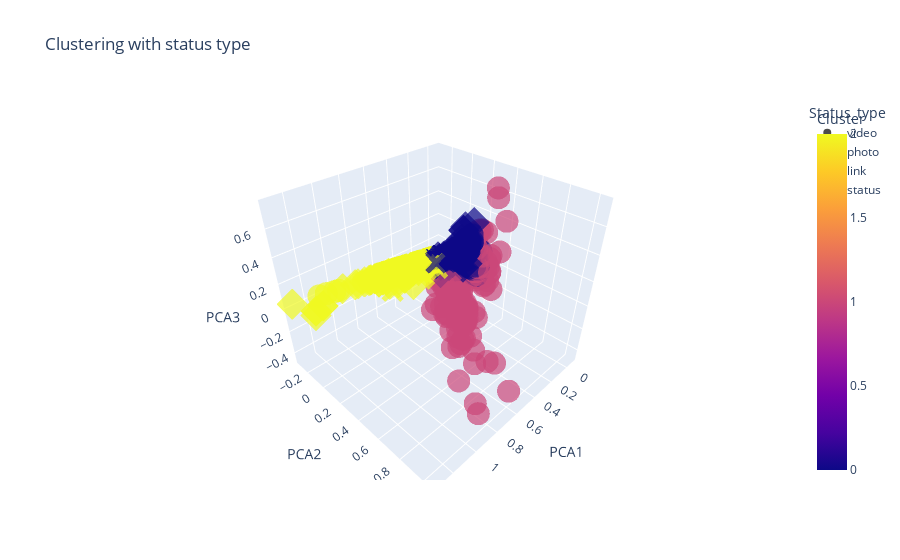

The notebook cell saved with this chart:
### Code cell
pca3_df['Status_type'] = le.inverse_transform(y)
pca3_df['Cluster'] = kmeans.labels_
fig = px.scatter_3d(pca3_df, x='PCA1', y='PCA2', z='PCA3', title='Clustering with status type', color='Cluster', symbol='Status_type', opacity=0.7, size_max=10, hover_data={'Cluster': True, 'Status_type': True})
fig.show()

### Figure 1 — Plotly figure (JSON) as saved in the notebook; plotly's stock layout.template omitted (floating-point values rounded to 4 significant figures; data arrays with more than 128 entries replaced by an {"elided": "..."} marker saying what was removed)
{"data": [{"customdata": {"elided": "2334x2 mixed values"}, "hovertemplate": "Status_type=%{customdata[1]}<br>PCA1=%{x}<br>PCA2=%{y}<br>PCA3=%{z}<br>Cluster=%{marker.color}<extra></extra>", "legendgroup": "video", "marker": {"color": {"elided": "2334 int values"}, "coloraxis": "coloraxis", "opacity": 0.7, "symbol": "circle"}, "mode": "markers", "name": "video", "scene": "scene", "showlegend": true, "type": "scatter3d", "x": {"elided": "2334 float values"}, "y": {"elided": "2334 float values"}, "z": {"elided": "2334 float values"}}, {"customdata": {"elided": "4288x2 mixed values"}, "hovertemplate": "Status_type=%{customdata[1]}<br>PCA1=%{x}<br>PCA2=%{y}<br>PCA3=%{z}<br>Cluster=%{marker.color}<extra></extra>", "legendgroup": "photo", "marker": {"color": {"elided": "4288 int values"}, "coloraxis": "coloraxis", "opacity": 0.7, "symbol": "diamond"}, "mode": "markers", "name": "photo", "scene": "scene", "showlegend": true, "type": "scatter3d", "x": {"elided": "4288 float values"}, "y": {"elided": "4288 float values"}, "z": {"elided": "4288 float values"}}, {"customdata": [[0, "link"], [0, "link"], [0, "link"], [0, "link"], [0, "link"], [0, "link"], [0, "link"], [0, "link"], [0, "link"], [0, "link"], [0, "link"], [0, "link"], [0, "link"], [0, "link"], [0, "link"], [0, "link"], [0, "link"], [0, "link"], [2, "link"], [2, "link"], [2, "link"], [2, "link"], [2, "link"], [2, "link"], [2, "link"], [2, "link"], [2, "link"], [2, "link"], [2, "link"], [2, "link"], [2, "link"], [2, "link"], [0, "link"], [0, "link"], [0, "link"], [0, "link"], [0, "link"], [0, "link"], [0, "link"], [0, "link"], [0, "link"], [0, "link"], [0, "link"], [0, "link"], [0, "link"], [0, "link"], [0, "link"], [0, "link"], [0, "link"], [0, "link"], [0, "link"], [0, "link"], [0, "link"], [0, "link"], [0, "link"], [0, "link"], [0, "link"], [0, "link"], [0, "link"], [0, "link"], [0, "link"], [0, "link"], [0, "link"]], "hovertemplate": "Status_type=%{customdata[1]}<br>PCA1=%{x}<br>PCA2=%{y}<br>PCA3=%{z}<br>Cluster=%{marker.color}<extra></extra>", "legendgroup": "link", "marker": {"color": [0, 0, 0, 0, 0, 0, 0, 0, 0, 0, 0, 0, 0, 0, 0, 0, 0, 0, 2, 2, 2, 2, 2, 2, 2, 2, 2, 2, 2, 2, 2, 2, 0, 0, 0, 0, 0, 0, 0, 0, 0, 0, 0, 0, 0, 0, 0, 0, 0, 0, 0, 0, 0, 0, 0, 0, 0, 0, 0, 0, 0, 0, 0], "coloraxis": "coloraxis", "opacity": 0.7, "symbol": "square"}, "mode": "markers", "name": "link", "scene": "scene", "showlegend": true, "type": "scatter3d", "x": [-0.06597, -0.06639, -0.06108, -0.05725, -0.01945, -0.0004197, -0.05706, -0.0608, -0.05204, -0.06284, -0.05659, -0.05787, -0.05813, -0.05333, -0.05582, -0.05336, -0.05904, -0.06903, 0.4969, 0.5794, 0.4994, 0.4964, 0.5243, 0.2732, 0.2259, 0.2323, 0.2619, 0.2763, 0.2852, 0.3233, 0.3533, 0.2763, -0.05993, -0.05542, -0.02065, -0.04833, -0.06189, -0.0281, -0.04248, -0.06786, -0.06759, 0.02789, -0.05381, -0.05584, -0.06485, -0.05479, -0.03548, -0.0433, -0.06462, -0.06991, -0.06842, -0.06898, -0.06727, -0.06708, -0.06962, -0.06844, -0.06815, -0.06814, -0.06903, -0.06844, -0.0705, -0.0661, -0.05136], "y": [-0.01192, -0.01317, -0.01414, -0.0149, -0.012, -0.02026, -0.01261, -0.01183, -0.01351, -0.01375, -0.01462, -0.01494, -0.0147, -0.01514, -0.01539, -0.01511, -0.0147, -0.01262, -0.1314, -0.1489, -0.1292, -0.1309, -0.1365, -0.08102, -0.07381, -0.07577, -0.08079, -0.08519, -0.08678, -0.09499, -0.1011, -0.08519, -0.01453, -0.01485, -0.01209, -0.01617, -0.01295, -0.01904, -0.0151, -0.01286, -0.01082, -0.02916, -0.01449, -0.01308, -0.0131, -0.01195, -0.01918, -0.01629, -0.01347, -0.01243, -0.01261, -0.01236, -0.01299, -0.01197, -0.01249, -0.01274, -0.01278, -0.01273, -0.01262, -0.01274, -0.01231, -0.01323, -0.01606], "z": [-0.00325, -0.003038, -0.002821, -0.002631, -0.002008, -0.0112, -0.003741, -0.004706, -0.003293, -0.002598, -0.002516, -0.002743, -0.002621, -0.002324, -0.002718, -0.004039, -0.002779, -0.003118, 0.01427, 0.01651, 0.01688, 0.01492, 0.01612, 0.007838, 0.006388, 0.006317, 0.007626, 0.007314, 0.00786, 0.008881, 0.009881, 0.007314, -0.002843, -0.001726, -0.004596, -0.002375, -0.003459, -0.001458, -0.004203, -0.003082, -0.003495, -0.0003567, -0.002462, -0.004724, -0.002933, -0.003607, -0.001143, -0.001789, -0.002836, -0.003144, -0.00308, -0.003077, -0.003064, -0.002663, -0.003135, -0.0031, -0.003054, -0.002943, -0.003118, -0.0031, -0.003162, -0.003029, -0.002545]}, {"customdata": {"elided": "365x2 mixed values"}, "hovertemplate": "Status_type=%{customdata[1]}<br>PCA1=%{x}<br>PCA2=%{y}<br>PCA3=%{z}<br>Cluster=%{marker.color}<extra></extra>", "legendgroup": "status", "marker": {"color": {"elided": "365 int values"}, "coloraxis": "coloraxis", "opacity": 0.7, "symbol": "x"}, "mode": "markers", "name": "status", "scene": "scene", "showlegend": true, "type": "scatter3d", "x": {"elided": "365 float values"}, "y": {"elided": "365 float values"}, "z": {"elided": "365 float values"}}], "layout": {"coloraxis": {"colorbar": {"title": {"text": "Cluster"}}, "colorscale": [[0, "#0d0887"], [0.1111, "#46039f"], [0.2222, "#7201a8"], [0.3333, "#9c179e"], [0.4444, "#bd3786"], [0.5556, "#d8576b"], [0.6667, "#ed7953"], [0.7778, "#fb9f3a"], [0.8889, "#fdca26"], [1, "#f0f921"]]}, "legend": {"title": {"text": "Status_type"}, "tracegroupgap": 0}, "scene": {"domain": {"x": [0, 1], "y": [0, 1]}, "xaxis": {"title": {"text": "PCA1"}}, "yaxis": {"title": {"text": "PCA2"}}, "zaxis": {"title": {"text": "PCA3"}}}, "title": {"text": "Clustering with status type"}}}
